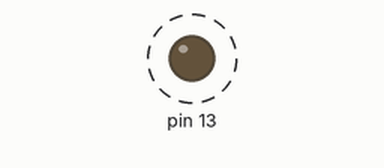
Simulated run of this sketch. Board: Arduino Uno, built with avr-gcc and run on an emulated ATmega328P. Parts: output pins drawn as LEDs (lit = HIGH). Dashed ring = blinking. What the sketch prints to the serial monitor is not drawn.

Above: at 0.5 s.
Timing chart, 0 to 4.6 s (numbered marks = the images above):
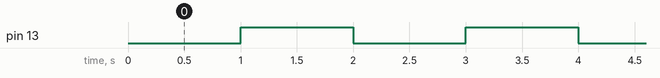

The sketch:

helloworld.ino
```cpp
/* helloworld
 *
 * output simple hello message
 *
 */

void setup() {

  Serial.begin(9600);
  Serial.println("Hello, world!");

  pinMode(13, OUTPUT);

}

void loop() {

  delay(1000);

  digitalWrite(13, HIGH);

  delay(1000);

  digitalWrite(13, LOW);


}
```

Measured:
- by itself, pin 13: alternates HIGH for 1.0 s and LOW for 1.0 s
